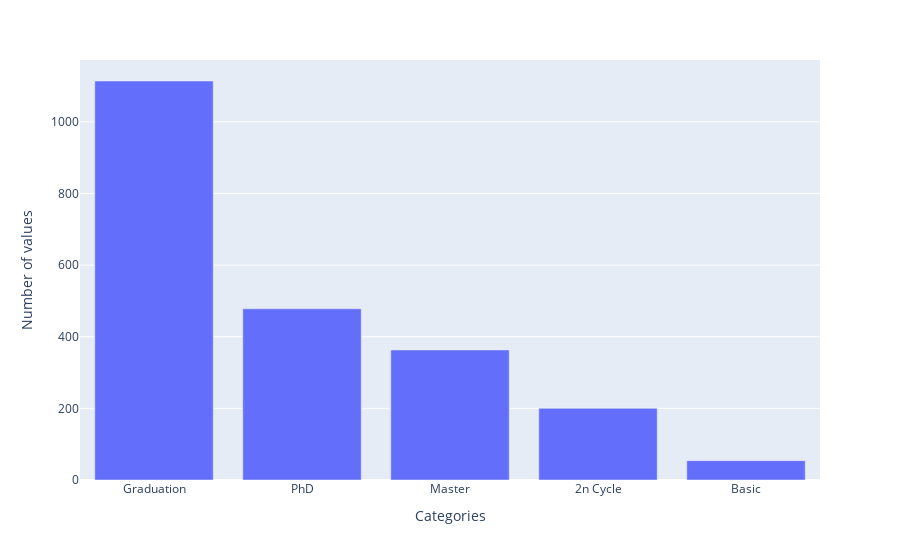
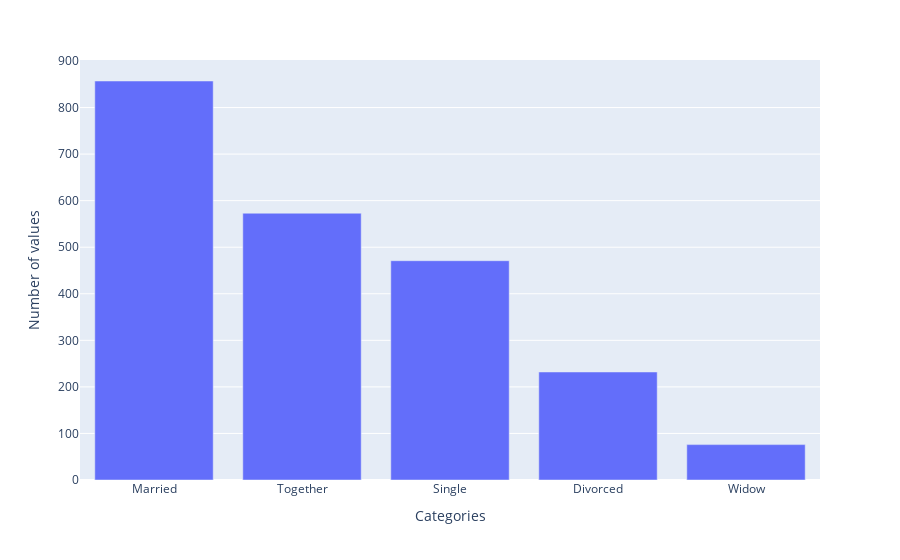
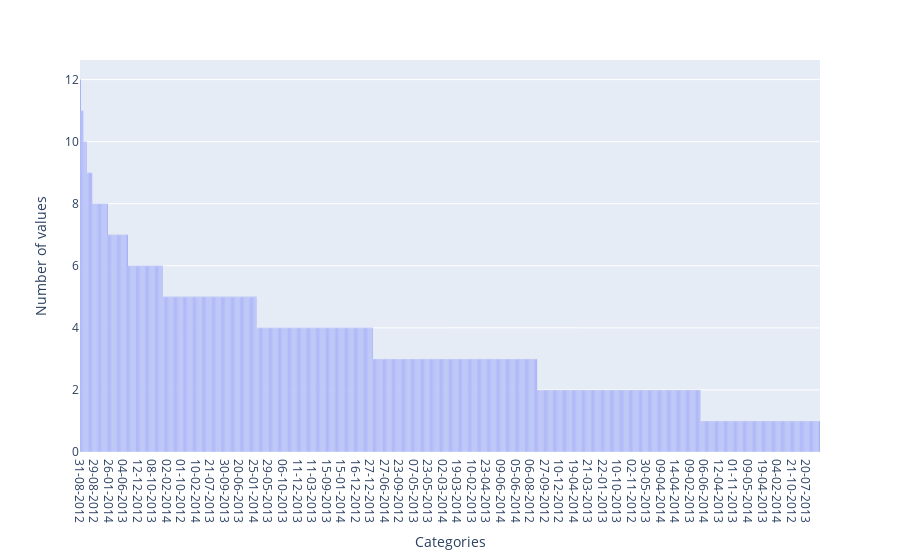

The cell these charts' notebook holds for them, in order:
### Markdown cell above
Построение столбчатых диаграмм для категориальных признаков

### Code cell
cat_columns = []
for column in df:
    if df[column].dtype == 'object':
        cat_columns.append(column)
for column in cat_columns:
    value_counts = df[column].value_counts()
    fig = px.bar(x=value_counts.index, y=value_counts.values)
    fig.update_layout(
        xaxis_title = 'Сategories',
        yaxis_title = 'Number of values'
    )
    fig.show()

### Figure 1 — Plotly figure (JSON) as saved in the notebook; plotly's stock layout.template omitted (floating-point values rounded to 4 significant figures)
{"data": [{"alignmentgroup": "True", "hovertemplate": "x=%{x}<br>y=%{y}<extra></extra>", "legendgroup": "", "marker": {"color": "#636efa", "pattern": {"shape": ""}}, "name": "", "offsetgroup": "", "orientation": "v", "showlegend": false, "textposition": "auto", "type": "bar", "x": ["Graduation", "PhD", "Master", "2n Cycle", "Basic"], "xaxis": "x", "y": [1114, 478, 363, 200, 54], "yaxis": "y"}], "layout": {"barmode": "relative", "legend": {"tracegroupgap": 0}, "margin": {"t": 60}, "xaxis": {"anchor": "y", "domain": [0, 1], "title": {"text": "Сategories"}}, "yaxis": {"anchor": "x", "domain": [0, 1], "title": {"text": "Number of values"}}}}

### Figure 2 — Plotly figure (JSON) as saved in the notebook; plotly's stock layout.template omitted (floating-point values rounded to 4 significant figures)
{"data": [{"alignmentgroup": "True", "hovertemplate": "x=%{x}<br>y=%{y}<extra></extra>", "legendgroup": "", "marker": {"color": "#636efa", "pattern": {"shape": ""}}, "name": "", "offsetgroup": "", "orientation": "v", "showlegend": false, "textposition": "auto", "type": "bar", "x": ["Married", "Together", "Single", "Divorced", "Widow"], "xaxis": "x", "y": [857, 573, 471, 232, 76], "yaxis": "y"}], "layout": {"barmode": "relative", "legend": {"tracegroupgap": 0}, "margin": {"t": 60}, "xaxis": {"anchor": "y", "domain": [0, 1], "title": {"text": "Сategories"}}, "yaxis": {"anchor": "x", "domain": [0, 1], "title": {"text": "Number of values"}}}}

### Figure 3 — Plotly figure (JSON) as saved in the notebook; plotly's stock layout.template omitted (floating-point values rounded to 4 significant figures; data arrays with more than 128 entries replaced by an {"elided": "..."} marker saying what was removed)
{"data": [{"alignmentgroup": "True", "hovertemplate": "x=%{x}<br>y=%{y}<extra></extra>", "legendgroup": "", "marker": {"color": "#636efa", "pattern": {"shape": ""}}, "name": "", "offsetgroup": "", "orientation": "v", "showlegend": false, "textposition": "auto", "type": "bar", "x": {"elided": "662 str values"}, "xaxis": "x", "y": {"elided": "662 int values"}, "yaxis": "y"}], "layout": {"barmode": "relative", "legend": {"tracegroupgap": 0}, "margin": {"t": 60}, "xaxis": {"anchor": "y", "domain": [0, 1], "title": {"text": "Сategories"}}, "yaxis": {"anchor": "x", "domain": [0, 1], "title": {"text": "Number of values"}}}}
